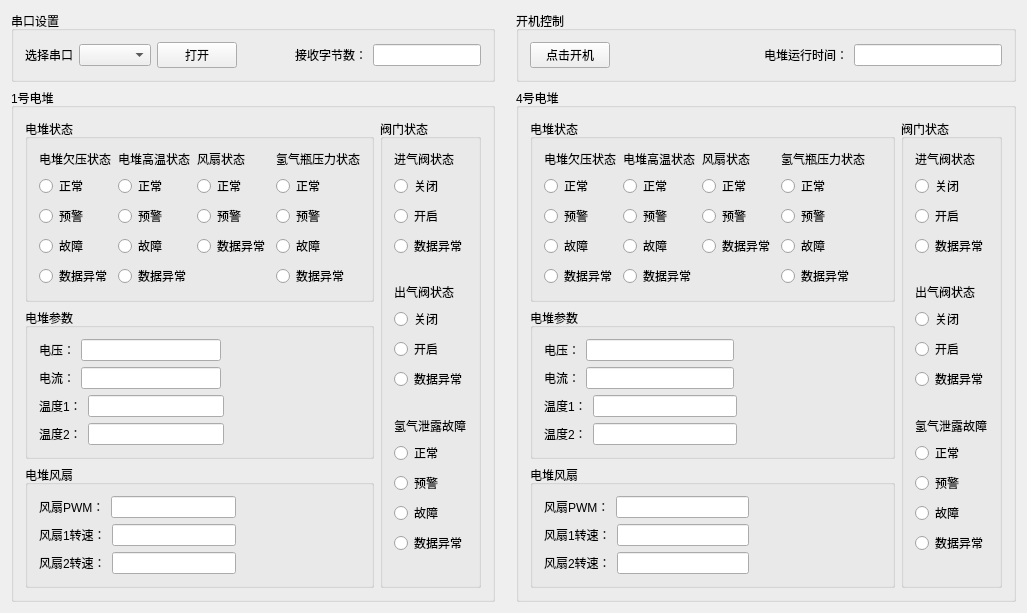
<?xml version="1.0" encoding="UTF-8"?>
<ui version="4.0">
 <class>MainWindow</class>
 <widget class="QMainWindow" name="MainWindow">
  <property name="geometry">
   <rect>
    <x>0</x>
    <y>0</y>
    <width>1027</width>
    <height>513</height>
   </rect>
  </property>
  <property name="windowTitle">
   <string>MainWindow</string>
  </property>
  <widget class="QWidget" name="centralWidget">
   <layout class="QGridLayout" name="gridLayout" columnstretch="0,0,0,0">
    <item row="2" column="3">
     <widget class="QGroupBox" name="gridGroupOpen">
      <property name="title">
       <string>开机控制</string>
      </property>
      <layout class="QGridLayout" name="gridLayout_6">
       <item row="0" column="1">
        <spacer name="horizontalSpacer_18">
         <property name="orientation">
          <enum>Qt::Horizontal</enum>
         </property>
         <property name="sizeHint" stdset="0">
          <size>
           <width>40</width>
           <height>20</height>
          </size>
         </property>
        </spacer>
       </item>
       <item row="0" column="0">
        <layout class="QHBoxLayout" name="horizontalLayout">
         <item>
          <widget class="QPushButton" name="pushButtonPowerOn">
           <property name="text">
            <string>点击开机</string>
           </property>
          </widget>
         </item>
        </layout>
       </item>
       <item row="0" column="2">
        <widget class="QLabel" name="label_31">
         <property name="text">
          <string>电堆运行时间：</string>
         </property>
        </widget>
       </item>
       <item row="0" column="3">
        <widget class="QLineEdit" name="runtime"/>
       </item>
      </layout>
     </widget>
    </item>
    <item row="3" column="3">
     <widget class="QGroupBox" name="gridGroupBox">
      <property name="title">
       <string>4号电堆</string>
      </property>
      <layout class="QGridLayout" name="gridLayout_9">
       <item row="1" column="0">
        <widget class="QGroupBox" name="gridGroupFCParameter2">
         <property name="title">
          <string>电堆参数</string>
         </property>
         <layout class="QGridLayout" name="gridLayout_12">
          <item row="2" column="0">
           <layout class="QHBoxLayout" name="horizontalLayout_12">
            <item>
             <widget class="QLabel" name="label_20">
              <property name="text">
               <string>温度1：</string>
              </property>
             </widget>
            </item>
            <item>
             <widget class="QLineEdit" name="fc2_temp1"/>
            </item>
            <item>
             <spacer name="horizontalSpacer_11">
              <property name="orientation">
               <enum>Qt::Horizontal</enum>
              </property>
              <property name="sizeHint" stdset="0">
               <size>
                <width>40</width>
                <height>20</height>
               </size>
              </property>
             </spacer>
            </item>
           </layout>
          </item>
          <item row="0" column="0">
           <layout class="QHBoxLayout" name="horizontalLayout_10">
            <item>
             <widget class="QLabel" name="label_19">
              <property name="text">
               <string>电压：</string>
              </property>
             </widget>
            </item>
            <item>
             <widget class="QLineEdit" name="fc2_u"/>
            </item>
            <item>
             <spacer name="horizontalSpacer_9">
              <property name="orientation">
               <enum>Qt::Horizontal</enum>
              </property>
              <property name="sizeHint" stdset="0">
               <size>
                <width>40</width>
                <height>20</height>
               </size>
              </property>
             </spacer>
            </item>
           </layout>
          </item>
          <item row="1" column="0">
           <layout class="QHBoxLayout" name="horizontalLayout_11">
            <item>
             <widget class="QLabel" name="label_22">
              <property name="text">
               <string>电流：</string>
              </property>
             </widget>
            </item>
            <item>
             <widget class="QLineEdit" name="fc2_i"/>
            </item>
            <item>
             <spacer name="horizontalSpacer_10">
              <property name="orientation">
               <enum>Qt::Horizontal</enum>
              </property>
              <property name="sizeHint" stdset="0">
               <size>
                <width>40</width>
                <height>20</height>
               </size>
              </property>
             </spacer>
            </item>
           </layout>
          </item>
          <item row="3" column="0">
           <layout class="QHBoxLayout" name="horizontalLayout_13">
            <item>
             <widget class="QLabel" name="label_21">
              <property name="text">
               <string>温度2：</string>
              </property>
             </widget>
            </item>
            <item>
             <widget class="QLineEdit" name="fc2_temp2"/>
            </item>
            <item>
             <spacer name="horizontalSpacer_12">
              <property name="orientation">
               <enum>Qt::Horizontal</enum>
              </property>
              <property name="sizeHint" stdset="0">
               <size>
                <width>40</width>
                <height>20</height>
               </size>
              </property>
             </spacer>
            </item>
           </layout>
          </item>
         </layout>
        </widget>
       </item>
       <item row="0" column="0">
        <widget class="QGroupBox" name="GroupBoxFCStatus2">
         <property name="title">
          <string>电堆状态</string>
         </property>
         <layout class="QGridLayout" name="gridLayout_10">
          <item row="0" column="0">
           <layout class="QVBoxLayout" name="verticalLayout_7">
            <item>
             <widget class="QLabel" name="label_14">
              <property name="text">
               <string>电堆欠压状态</string>
              </property>
             </widget>
            </item>
            <item>
             <widget class="QRadioButton" name="FC2UnderVoltage0">
              <property name="text">
               <string>正常</string>
              </property>
             </widget>
            </item>
            <item>
             <widget class="QRadioButton" name="FC2UnderVoltage1">
              <property name="text">
               <string>预警</string>
              </property>
             </widget>
            </item>
            <item>
             <widget class="QRadioButton" name="FC2UnderVoltage2">
              <property name="text">
               <string>故障</string>
              </property>
             </widget>
            </item>
            <item>
             <widget class="QRadioButton" name="FC2UnderVoltageError">
              <property name="text">
               <string>数据异常</string>
              </property>
             </widget>
            </item>
            <item>
             <spacer name="verticalSpacer_9">
              <property name="orientation">
               <enum>Qt::Vertical</enum>
              </property>
              <property name="sizeHint" stdset="0">
               <size>
                <width>20</width>
                <height>40</height>
               </size>
              </property>
             </spacer>
            </item>
           </layout>
          </item>
          <item row="0" column="3">
           <layout class="QVBoxLayout" name="verticalLayout_8">
            <item>
             <widget class="QLabel" name="label_15">
              <property name="text">
               <string>电堆高温状态</string>
              </property>
             </widget>
            </item>
            <item>
             <widget class="QRadioButton" name="FC2HighTemperature0">
              <property name="text">
               <string>正常</string>
              </property>
             </widget>
            </item>
            <item>
             <widget class="QRadioButton" name="FC2HighTemperature1">
              <property name="text">
               <string>预警</string>
              </property>
             </widget>
            </item>
            <item>
             <widget class="QRadioButton" name="FC2HighTemperature2">
              <property name="text">
               <string>故障</string>
              </property>
             </widget>
            </item>
            <item>
             <widget class="QRadioButton" name="FC2HighTemperatureError">
              <property name="text">
               <string>数据异常</string>
              </property>
             </widget>
            </item>
            <item>
             <spacer name="verticalSpacer_10">
              <property name="orientation">
               <enum>Qt::Vertical</enum>
              </property>
              <property name="sizeHint" stdset="0">
               <size>
                <width>20</width>
                <height>40</height>
               </size>
              </property>
             </spacer>
            </item>
           </layout>
          </item>
          <item row="0" column="5">
           <layout class="QVBoxLayout" name="verticalLayout_14">
            <item>
             <widget class="QLabel" name="label_30">
              <property name="text">
               <string>氢气瓶压力状态</string>
              </property>
             </widget>
            </item>
            <item>
             <widget class="QRadioButton" name="FC2LowPressure0">
              <property name="text">
               <string>正常</string>
              </property>
             </widget>
            </item>
            <item>
             <widget class="QRadioButton" name="FC2LowPressure1">
              <property name="text">
               <string>预警</string>
              </property>
             </widget>
            </item>
            <item>
             <widget class="QRadioButton" name="FC2LowPressure2">
              <property name="text">
               <string>故障</string>
              </property>
             </widget>
            </item>
            <item>
             <widget class="QRadioButton" name="FC2LowPressureError">
              <property name="text">
               <string>数据异常</string>
              </property>
             </widget>
            </item>
            <item>
             <spacer name="verticalSpacer_16">
              <property name="orientation">
               <enum>Qt::Vertical</enum>
              </property>
              <property name="sizeHint" stdset="0">
               <size>
                <width>20</width>
                <height>40</height>
               </size>
              </property>
             </spacer>
            </item>
           </layout>
          </item>
          <item row="0" column="4">
           <layout class="QVBoxLayout" name="verticalLayout_15">
            <item>
             <widget class="QLabel" name="label_29">
              <property name="text">
               <string>风扇状态</string>
              </property>
             </widget>
            </item>
            <item>
             <widget class="QRadioButton" name="FC2FanStatus0">
              <property name="text">
               <string>正常</string>
              </property>
             </widget>
            </item>
            <item>
             <widget class="QRadioButton" name="FC2FanStatus1">
              <property name="text">
               <string>预警</string>
              </property>
             </widget>
            </item>
            <item>
             <widget class="QRadioButton" name="FC2FanStatusError">
              <property name="text">
               <string>数据异常</string>
              </property>
             </widget>
            </item>
            <item>
             <spacer name="verticalSpacer_15">
              <property name="orientation">
               <enum>Qt::Vertical</enum>
              </property>
              <property name="sizeHint" stdset="0">
               <size>
                <width>20</width>
                <height>40</height>
               </size>
              </property>
             </spacer>
            </item>
           </layout>
          </item>
          <item row="0" column="6">
           <spacer name="horizontalSpacer_19">
            <property name="orientation">
             <enum>Qt::Horizontal</enum>
            </property>
            <property name="sizeHint" stdset="0">
             <size>
              <width>40</width>
              <height>20</height>
             </size>
            </property>
           </spacer>
          </item>
         </layout>
        </widget>
       </item>
       <item row="2" column="0">
        <widget class="QGroupBox" name="GroupBoxFan2">
         <property name="title">
          <string>电堆风扇</string>
         </property>
         <layout class="QGridLayout" name="gridLayout_13">
          <item row="1" column="0">
           <layout class="QHBoxLayout" name="horizontalLayout_15">
            <item>
             <widget class="QLabel" name="label_24">
              <property name="text">
               <string>风扇1转速：</string>
              </property>
             </widget>
            </item>
            <item>
             <widget class="QLineEdit" name="fc2_fan1RPM"/>
            </item>
            <item>
             <spacer name="horizontalSpacer_14">
              <property name="orientation">
               <enum>Qt::Horizontal</enum>
              </property>
              <property name="sizeHint" stdset="0">
               <size>
                <width>40</width>
                <height>20</height>
               </size>
              </property>
             </spacer>
            </item>
           </layout>
          </item>
          <item row="0" column="0">
           <layout class="QHBoxLayout" name="horizontalLayout_14">
            <item>
             <widget class="QLabel" name="label_23">
              <property name="text">
               <string>风扇PWM：</string>
              </property>
             </widget>
            </item>
            <item>
             <widget class="QLineEdit" name="fc2_PWM"/>
            </item>
            <item>
             <spacer name="horizontalSpacer_13">
              <property name="orientation">
               <enum>Qt::Horizontal</enum>
              </property>
              <property name="sizeHint" stdset="0">
               <size>
                <width>40</width>
                <height>20</height>
               </size>
              </property>
             </spacer>
            </item>
           </layout>
          </item>
          <item row="2" column="0">
           <layout class="QHBoxLayout" name="horizontalLayout_16">
            <item>
             <widget class="QLabel" name="label_25">
              <property name="text">
               <string>风扇2转速：</string>
              </property>
             </widget>
            </item>
            <item>
             <widget class="QLineEdit" name="fc2_fan2RPM"/>
            </item>
            <item>
             <spacer name="horizontalSpacer_15">
              <property name="orientation">
               <enum>Qt::Horizontal</enum>
              </property>
              <property name="sizeHint" stdset="0">
               <size>
                <width>40</width>
                <height>20</height>
               </size>
              </property>
             </spacer>
            </item>
           </layout>
          </item>
         </layout>
        </widget>
       </item>
       <item row="0" column="1" rowspan="3">
        <widget class="QGroupBox" name="GroupBoxValve2">
         <property name="title">
          <string>阀门状态</string>
         </property>
         <layout class="QGridLayout" name="gridLayout_14">
          <item row="1" column="0">
           <layout class="QVBoxLayout" name="verticalLayout_10">
            <item>
             <widget class="QLabel" name="label_17">
              <property name="text">
               <string>出气阀状态</string>
              </property>
             </widget>
            </item>
            <item>
             <widget class="QRadioButton" name="FC2OutValveStatus0">
              <property name="text">
               <string>关闭</string>
              </property>
             </widget>
            </item>
            <item>
             <widget class="QRadioButton" name="FC2OutValveStatus1">
              <property name="text">
               <string>开启</string>
              </property>
             </widget>
            </item>
            <item>
             <widget class="QRadioButton" name="FC2OutValveStatusError">
              <property name="text">
               <string>数据异常</string>
              </property>
             </widget>
            </item>
            <item>
             <spacer name="verticalSpacer_7">
              <property name="orientation">
               <enum>Qt::Vertical</enum>
              </property>
              <property name="sizeHint" stdset="0">
               <size>
                <width>20</width>
                <height>40</height>
               </size>
              </property>
             </spacer>
            </item>
           </layout>
          </item>
          <item row="2" column="0">
           <layout class="QVBoxLayout" name="verticalLayout_9">
            <item>
             <widget class="QLabel" name="label_18">
              <property name="text">
               <string>氢气泄露故障</string>
              </property>
             </widget>
            </item>
            <item>
             <widget class="QRadioButton" name="FC2HydrogenLeaks0">
              <property name="text">
               <string>正常</string>
              </property>
             </widget>
            </item>
            <item>
             <widget class="QRadioButton" name="FC2HydrogenLeaks1">
              <property name="text">
               <string>预警</string>
              </property>
             </widget>
            </item>
            <item>
             <widget class="QRadioButton" name="FC2HydrogenLeaks2">
              <property name="text">
               <string>故障</string>
              </property>
             </widget>
            </item>
            <item>
             <widget class="QRadioButton" name="FC2HydrogenLeaksError">
              <property name="text">
               <string>数据异常</string>
              </property>
             </widget>
            </item>
            <item>
             <spacer name="verticalSpacer_8">
              <property name="orientation">
               <enum>Qt::Vertical</enum>
              </property>
              <property name="sizeHint" stdset="0">
               <size>
                <width>20</width>
                <height>40</height>
               </size>
              </property>
             </spacer>
            </item>
           </layout>
          </item>
          <item row="0" column="0">
           <layout class="QVBoxLayout" name="verticalLayout_11">
            <item>
             <widget class="QLabel" name="label_16">
              <property name="text">
               <string>进气阀状态</string>
              </property>
             </widget>
            </item>
            <item>
             <widget class="QRadioButton" name="FC2InValveStatus0">
              <property name="text">
               <string>关闭</string>
              </property>
             </widget>
            </item>
            <item>
             <widget class="QRadioButton" name="FC2InValveStatus1">
              <property name="text">
               <string>开启</string>
              </property>
             </widget>
            </item>
            <item>
             <widget class="QRadioButton" name="FC2InValveStatusError">
              <property name="text">
               <string>数据异常</string>
              </property>
             </widget>
            </item>
            <item>
             <spacer name="verticalSpacer_6">
              <property name="orientation">
               <enum>Qt::Vertical</enum>
              </property>
              <property name="sizeHint" stdset="0">
               <size>
                <width>20</width>
                <height>40</height>
               </size>
              </property>
             </spacer>
            </item>
           </layout>
          </item>
         </layout>
        </widget>
       </item>
      </layout>
     </widget>
    </item>
    <item row="2" column="0" colspan="2">
     <widget class="QGroupBox" name="GroupBoxSeries">
      <property name="title">
       <string>串口设置</string>
      </property>
      <layout class="QGridLayout" name="gridLayout_4">
       <item row="0" column="2">
        <widget class="QLabel" name="label_26">
         <property name="text">
          <string>接收字节数：</string>
         </property>
        </widget>
       </item>
       <item row="0" column="0">
        <layout class="QHBoxLayout" name="horizontalLayout_4">
         <item>
          <widget class="QLabel" name="label_3">
           <property name="text">
            <string>选择串口</string>
           </property>
          </widget>
         </item>
         <item>
          <widget class="QComboBox" name="comboBoxSerial"/>
         </item>
         <item>
          <widget class="QPushButton" name="pushButtonSerial">
           <property name="styleSheet">
            <string notr="true"/>
           </property>
           <property name="text">
            <string>打开</string>
           </property>
          </widget>
         </item>
        </layout>
       </item>
       <item row="0" column="1">
        <spacer name="horizontalSpacer_3">
         <property name="orientation">
          <enum>Qt::Horizontal</enum>
         </property>
         <property name="sizeHint" stdset="0">
          <size>
           <width>40</width>
           <height>20</height>
          </size>
         </property>
        </spacer>
       </item>
       <item row="0" column="3">
        <widget class="QLineEdit" name="ByteAcc"/>
       </item>
      </layout>
     </widget>
    </item>
    <item row="3" column="0" colspan="2">
     <widget class="QGroupBox" name="gridGroupBox">
      <property name="title">
       <string>1号电堆</string>
      </property>
      <layout class="QGridLayout" name="gridLayout_11">
       <item row="1" column="0">
        <widget class="QGroupBox" name="gridGroupFCParameter1">
         <property name="title">
          <string>电堆参数</string>
         </property>
         <layout class="QGridLayout" name="gridLayout_7">
          <item row="0" column="0">
           <layout class="QHBoxLayout" name="horizontalLayout_6">
            <item>
             <widget class="QLabel" name="label">
              <property name="text">
               <string>电压：</string>
              </property>
             </widget>
            </item>
            <item>
             <widget class="QLineEdit" name="fc1_u"/>
            </item>
            <item>
             <spacer name="horizontalSpacer">
              <property name="orientation">
               <enum>Qt::Horizontal</enum>
              </property>
              <property name="sizeHint" stdset="0">
               <size>
                <width>40</width>
                <height>20</height>
               </size>
              </property>
             </spacer>
            </item>
           </layout>
          </item>
          <item row="1" column="0">
           <layout class="QHBoxLayout" name="horizontalLayout_7">
            <item>
             <widget class="QLabel" name="label_5">
              <property name="text">
               <string>电流：</string>
              </property>
             </widget>
            </item>
            <item>
             <widget class="QLineEdit" name="fc1_i"/>
            </item>
            <item>
             <spacer name="horizontalSpacer_5">
              <property name="orientation">
               <enum>Qt::Horizontal</enum>
              </property>
              <property name="sizeHint" stdset="0">
               <size>
                <width>40</width>
                <height>20</height>
               </size>
              </property>
             </spacer>
            </item>
           </layout>
          </item>
          <item row="2" column="0">
           <layout class="QHBoxLayout" name="horizontalLayout_5">
            <item>
             <widget class="QLabel" name="label_6">
              <property name="text">
               <string>温度1：</string>
              </property>
             </widget>
            </item>
            <item>
             <widget class="QLineEdit" name="fc1_temp1"/>
            </item>
            <item>
             <spacer name="horizontalSpacer_6">
              <property name="orientation">
               <enum>Qt::Horizontal</enum>
              </property>
              <property name="sizeHint" stdset="0">
               <size>
                <width>40</width>
                <height>20</height>
               </size>
              </property>
             </spacer>
            </item>
           </layout>
          </item>
          <item row="3" column="0">
           <layout class="QHBoxLayout" name="horizontalLayout_8">
            <item>
             <widget class="QLabel" name="label_7">
              <property name="text">
               <string>温度2：</string>
              </property>
             </widget>
            </item>
            <item>
             <widget class="QLineEdit" name="fc1_temp2"/>
            </item>
            <item>
             <spacer name="horizontalSpacer_7">
              <property name="orientation">
               <enum>Qt::Horizontal</enum>
              </property>
              <property name="sizeHint" stdset="0">
               <size>
                <width>40</width>
                <height>20</height>
               </size>
              </property>
             </spacer>
            </item>
           </layout>
          </item>
         </layout>
        </widget>
       </item>
       <item row="2" column="0">
        <widget class="QGroupBox" name="GroupBoxFan1">
         <property name="title">
          <string>电堆风扇</string>
         </property>
         <layout class="QGridLayout" name="gridLayout_8">
          <item row="1" column="0">
           <layout class="QHBoxLayout" name="horizontalLayout_3">
            <item>
             <widget class="QLabel" name="label_9">
              <property name="text">
               <string>风扇1转速：</string>
              </property>
             </widget>
            </item>
            <item>
             <widget class="QLineEdit" name="fc1_fan1RPM"/>
            </item>
            <item>
             <spacer name="horizontalSpacer_4">
              <property name="orientation">
               <enum>Qt::Horizontal</enum>
              </property>
              <property name="sizeHint" stdset="0">
               <size>
                <width>40</width>
                <height>20</height>
               </size>
              </property>
             </spacer>
            </item>
           </layout>
          </item>
          <item row="0" column="0">
           <layout class="QHBoxLayout" name="horizontalLayout_2">
            <item>
             <widget class="QLabel" name="label_8">
              <property name="text">
               <string>风扇PWM：</string>
              </property>
             </widget>
            </item>
            <item>
             <widget class="QLineEdit" name="fc1_PWM"/>
            </item>
            <item>
             <spacer name="horizontalSpacer_2">
              <property name="orientation">
               <enum>Qt::Horizontal</enum>
              </property>
              <property name="sizeHint" stdset="0">
               <size>
                <width>40</width>
                <height>20</height>
               </size>
              </property>
             </spacer>
            </item>
           </layout>
          </item>
          <item row="2" column="0">
           <layout class="QHBoxLayout" name="horizontalLayout_9">
            <item>
             <widget class="QLabel" name="label_10">
              <property name="text">
               <string>风扇2转速：</string>
              </property>
             </widget>
            </item>
            <item>
             <widget class="QLineEdit" name="fc1_fan2RPM"/>
            </item>
            <item>
             <spacer name="horizontalSpacer_8">
              <property name="orientation">
               <enum>Qt::Horizontal</enum>
              </property>
              <property name="sizeHint" stdset="0">
               <size>
                <width>40</width>
                <height>20</height>
               </size>
              </property>
             </spacer>
            </item>
           </layout>
          </item>
         </layout>
        </widget>
       </item>
       <item row="0" column="0">
        <widget class="QGroupBox" name="GroupBoxFCStatus1">
         <property name="title">
          <string>电堆状态</string>
         </property>
         <layout class="QGridLayout" name="gridLayout_2">
          <property name="spacing">
           <number>6</number>
          </property>
          <item row="0" column="0">
           <layout class="QVBoxLayout" name="verticalLayout">
            <item>
             <widget class="QLabel" name="label_2">
              <property name="text">
               <string>电堆欠压状态</string>
              </property>
             </widget>
            </item>
            <item>
             <widget class="QRadioButton" name="FC1UnderVoltage0">
              <property name="text">
               <string>正常</string>
              </property>
             </widget>
            </item>
            <item>
             <widget class="QRadioButton" name="FC1UnderVoltage1">
              <property name="text">
               <string>预警</string>
              </property>
             </widget>
            </item>
            <item>
             <widget class="QRadioButton" name="FC1UnderVoltage2">
              <property name="text">
               <string>故障</string>
              </property>
             </widget>
            </item>
            <item>
             <widget class="QRadioButton" name="FC1UnderVoltageError">
              <property name="text">
               <string>数据异常</string>
              </property>
             </widget>
            </item>
            <item>
             <spacer name="verticalSpacer_4">
              <property name="orientation">
               <enum>Qt::Vertical</enum>
              </property>
              <property name="sizeHint" stdset="0">
               <size>
                <width>20</width>
                <height>40</height>
               </size>
              </property>
             </spacer>
            </item>
           </layout>
          </item>
          <item row="0" column="1">
           <layout class="QVBoxLayout" name="verticalLayout_3">
            <item>
             <widget class="QLabel" name="label_4">
              <property name="text">
               <string>电堆高温状态</string>
              </property>
             </widget>
            </item>
            <item>
             <widget class="QRadioButton" name="FC1HighTemperature0">
              <property name="text">
               <string>正常</string>
              </property>
             </widget>
            </item>
            <item>
             <widget class="QRadioButton" name="FC1HighTemperature1">
              <property name="text">
               <string>预警</string>
              </property>
             </widget>
            </item>
            <item>
             <widget class="QRadioButton" name="FC1HighTemperature2">
              <property name="text">
               <string>故障</string>
              </property>
             </widget>
            </item>
            <item>
             <widget class="QRadioButton" name="FC1HighTemperatureError">
              <property name="text">
               <string>数据异常</string>
              </property>
             </widget>
            </item>
            <item>
             <spacer name="verticalSpacer_5">
              <property name="orientation">
               <enum>Qt::Vertical</enum>
              </property>
              <property name="sizeHint" stdset="0">
               <size>
                <width>20</width>
                <height>40</height>
               </size>
              </property>
             </spacer>
            </item>
           </layout>
          </item>
          <item row="0" column="2">
           <layout class="QVBoxLayout" name="verticalLayout_12">
            <item>
             <widget class="QLabel" name="label_27">
              <property name="text">
               <string>风扇状态</string>
              </property>
             </widget>
            </item>
            <item>
             <widget class="QRadioButton" name="FC1FanStatus0">
              <property name="text">
               <string>正常</string>
              </property>
             </widget>
            </item>
            <item>
             <widget class="QRadioButton" name="FC1FanStatus1">
              <property name="text">
               <string>预警</string>
              </property>
             </widget>
            </item>
            <item>
             <widget class="QRadioButton" name="FC1FanStatusError">
              <property name="text">
               <string>数据异常</string>
              </property>
             </widget>
            </item>
            <item>
             <spacer name="verticalSpacer_13">
              <property name="orientation">
               <enum>Qt::Vertical</enum>
              </property>
              <property name="sizeHint" stdset="0">
               <size>
                <width>20</width>
                <height>40</height>
               </size>
              </property>
             </spacer>
            </item>
           </layout>
          </item>
          <item row="0" column="3">
           <layout class="QVBoxLayout" name="verticalLayout_13">
            <item>
             <widget class="QLabel" name="label_28">
              <property name="text">
               <string>氢气瓶压力状态</string>
              </property>
             </widget>
            </item>
            <item>
             <widget class="QRadioButton" name="FC1LowPressure0">
              <property name="text">
               <string>正常</string>
              </property>
             </widget>
            </item>
            <item>
             <widget class="QRadioButton" name="FC1LowPressure1">
              <property name="text">
               <string>预警</string>
              </property>
             </widget>
            </item>
            <item>
             <widget class="QRadioButton" name="FC1LowPressure2">
              <property name="text">
               <string>故障</string>
              </property>
             </widget>
            </item>
            <item>
             <widget class="QRadioButton" name="FC1LowPressureError">
              <property name="text">
               <string>数据异常</string>
              </property>
             </widget>
            </item>
            <item>
             <spacer name="verticalSpacer_14">
              <property name="orientation">
               <enum>Qt::Vertical</enum>
              </property>
              <property name="sizeHint" stdset="0">
               <size>
                <width>20</width>
                <height>40</height>
               </size>
              </property>
             </spacer>
            </item>
           </layout>
          </item>
          <item row="0" column="4">
           <spacer name="horizontalSpacer_17">
            <property name="orientation">
             <enum>Qt::Horizontal</enum>
            </property>
            <property name="sizeHint" stdset="0">
             <size>
              <width>40</width>
              <height>20</height>
             </size>
            </property>
           </spacer>
          </item>
         </layout>
        </widget>
       </item>
       <item row="0" column="1" rowspan="3">
        <widget class="QGroupBox" name="GroupBoxValve1">
         <property name="title">
          <string>阀门状态</string>
         </property>
         <layout class="QGridLayout" name="gridLayout_3">
          <item row="1" column="0">
           <layout class="QGridLayout" name="gridLayout_5">
            <item row="0" column="0">
             <layout class="QVBoxLayout" name="verticalLayout_4">
              <item>
               <widget class="QLabel" name="label_11">
                <property name="text">
                 <string>进气阀状态</string>
                </property>
               </widget>
              </item>
              <item>
               <widget class="QRadioButton" name="FC1InValveStatus0">
                <property name="text">
                 <string>关闭</string>
                </property>
               </widget>
              </item>
              <item>
               <widget class="QRadioButton" name="FC1InValveStatus1">
                <property name="text">
                 <string>开启</string>
                </property>
               </widget>
              </item>
              <item>
               <widget class="QRadioButton" name="FC1InValveStatusError">
                <property name="text">
                 <string>数据异常</string>
                </property>
               </widget>
              </item>
              <item>
               <spacer name="verticalSpacer_3">
                <property name="orientation">
                 <enum>Qt::Vertical</enum>
                </property>
                <property name="sizeHint" stdset="0">
                 <size>
                  <width>20</width>
                  <height>40</height>
                 </size>
                </property>
               </spacer>
              </item>
             </layout>
            </item>
            <item row="2" column="0">
             <layout class="QVBoxLayout" name="verticalLayout_5">
              <item>
               <widget class="QLabel" name="label_13">
                <property name="text">
                 <string>氢气泄露故障</string>
                </property>
               </widget>
              </item>
              <item>
               <widget class="QRadioButton" name="FC1HydrogenLeaks0">
                <property name="text">
                 <string>正常</string>
                </property>
               </widget>
              </item>
              <item>
               <widget class="QRadioButton" name="FC1HydrogenLeaks1">
                <property name="text">
                 <string>预警</string>
                </property>
               </widget>
              </item>
              <item>
               <widget class="QRadioButton" name="FC1HydrogenLeaks2">
                <property name="text">
                 <string>故障</string>
                </property>
               </widget>
              </item>
              <item>
               <widget class="QRadioButton" name="FC1HydrogenLeaksError">
                <property name="text">
                 <string>数据异常</string>
                </property>
               </widget>
              </item>
              <item>
               <spacer name="verticalSpacer">
                <property name="orientation">
                 <enum>Qt::Vertical</enum>
                </property>
                <property name="sizeHint" stdset="0">
                 <size>
                  <width>20</width>
                  <height>40</height>
                 </size>
                </property>
               </spacer>
              </item>
             </layout>
            </item>
            <item row="1" column="0">
             <layout class="QVBoxLayout" name="verticalLayout_6">
              <item>
               <widget class="QLabel" name="label_12">
                <property name="text">
                 <string>出气阀状态</string>
                </property>
               </widget>
              </item>
              <item>
               <widget class="QRadioButton" name="FC1OutValveStatus0">
                <property name="text">
                 <string>关闭</string>
                </property>
               </widget>
              </item>
              <item>
               <widget class="QRadioButton" name="FC1OutValveStatus1">
                <property name="text">
                 <string>开启</string>
                </property>
               </widget>
              </item>
              <item>
               <widget class="QRadioButton" name="FC1OutValveStatusError">
                <property name="text">
                 <string>数据异常</string>
                </property>
               </widget>
              </item>
              <item>
               <spacer name="verticalSpacer_2">
                <property name="orientation">
                 <enum>Qt::Vertical</enum>
                </property>
                <property name="sizeHint" stdset="0">
                 <size>
                  <width>20</width>
                  <height>40</height>
                 </size>
                </property>
               </spacer>
              </item>
             </layout>
            </item>
           </layout>
          </item>
         </layout>
        </widget>
       </item>
      </layout>
     </widget>
    </item>
    <item row="3" column="2">
     <spacer name="horizontalSpacer_16">
      <property name="orientation">
       <enum>Qt::Horizontal</enum>
      </property>
      <property name="sizeHint" stdset="0">
       <size>
        <width>40</width>
        <height>20</height>
       </size>
      </property>
     </spacer>
    </item>
   </layout>
  </widget>
 </widget>
 <layoutdefault spacing="6" margin="11"/>
 <resources/>
 <connections/>
</ui>
